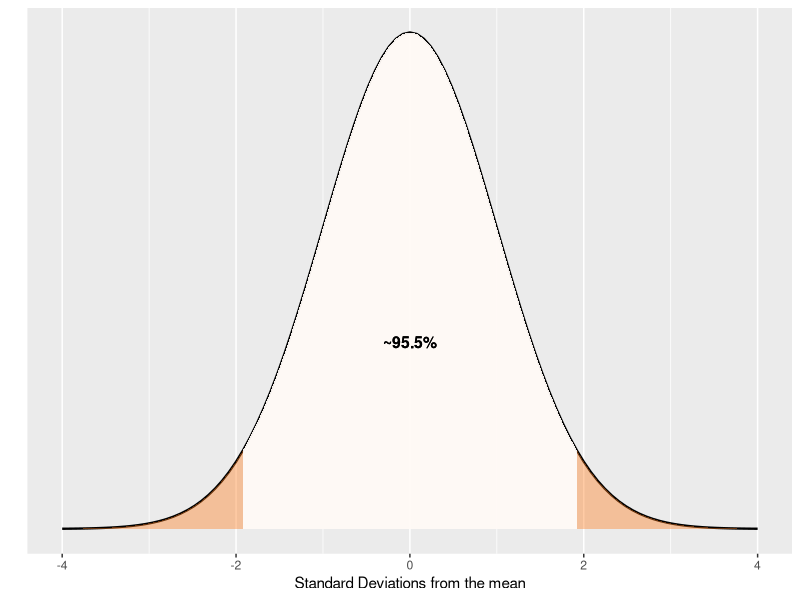
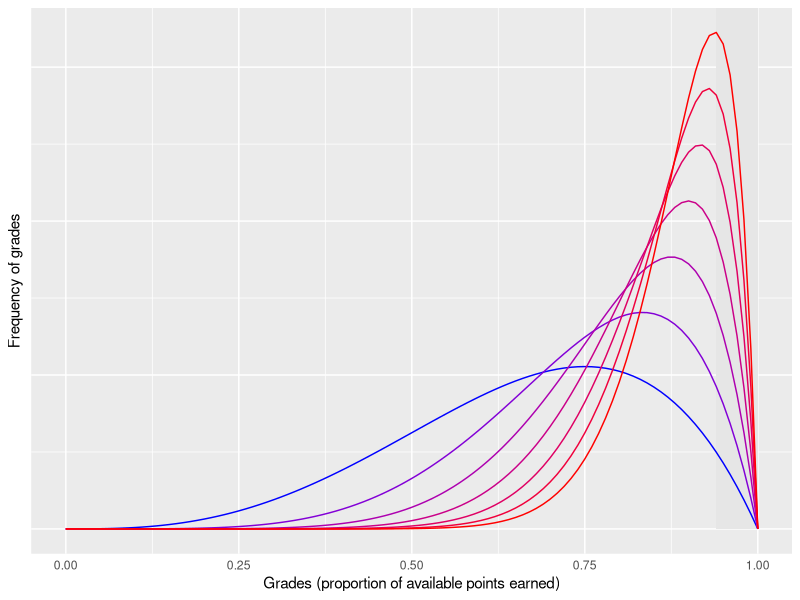

These charts were generated, in order, by the following R code:
## ---- chunk 1
#| label: distributions
#| echo: false
#| warning: false

library(ggplot2)
invisible(suppressPackageStartupMessages(library(cowplot)))


dnorm_two_sd <- function(x){
  norm_two_sd <- dnorm(x)
  # Have everything outside |2| being NA
  norm_two_sd[x<=-2 | x>=2] <- NA
  return(norm_two_sd)
}

exceptional_two_sd <- function(x){
  norm_two_sd <- dnorm(x)
  # Have everything outside |4| being NA
  norm_two_sd[x<=-4 | x>=4] <- NA
  return(norm_two_sd)
}




myplot <- ggplot(data = data.frame(x = c(-4, 4)), aes(x)) +
  stat_function(fun = dnorm, n = 101, args = list(mean = 0, sd = 1), lwd=0.8) +
  stat_function(fun = exceptional_two_sd, geom = "area", fill = "#FF7E20", alpha = 0.4)+
  stat_function(fun = dnorm_two_sd, geom = "area", fill = "white", alpha = 0.9)+
  geom_text(x = 0, y = 0.15, size = 4, fontface = "bold",
            label = "~95.5%") +
  ylab("") +
  xlab("Standard Deviations from the mean")+
  scale_y_continuous(breaks = NULL)

myplot

## ---- chunk 2
#| label: skewed
#| echo: false
#| message: false

library(tidyr)


set.seed(1492) # reproducible

x <- seq(0, 1, .01)

qq <- dbeta(x, 4, 2)
rr <- dbeta(x, 6, 2)
ss <- dbeta(x, 8, 2)
tt <- dbeta(x, 10, 2) 
uu <- dbeta(x, 12, 2)
vv <- dbeta(x, 14, 2)
ww <- dbeta(x, 16, 2)

df <- data.frame(x, qq, rr, ss, tt, uu, vv, ww)

df <- gather(df, func, val, -x)

cc <- scales::seq_gradient_pal("blue", "red", "Lab")(seq(0,1,length.out=7))



ggplot(df, aes(x=x, y=val, group=func)) +
  geom_rect(aes(xmin=0.94, xmax=1.0, ymin=0,ymax=Inf), alpha=0.5, fill="gray90")+
  geom_line(aes(color=func)) + scale_color_manual(values=cc)+
  #geom_vline(xintercept=0.95, lty=2)+
  #geom_vline(xintercept=0.5, lty=2)+
  theme(legend.position='none') +
  xlab("Grades (proportion of available points earned)") + ylab("Frequency of grades") +
    theme(axis.ticks = element_blank(),  axis.text.y = element_blank())


